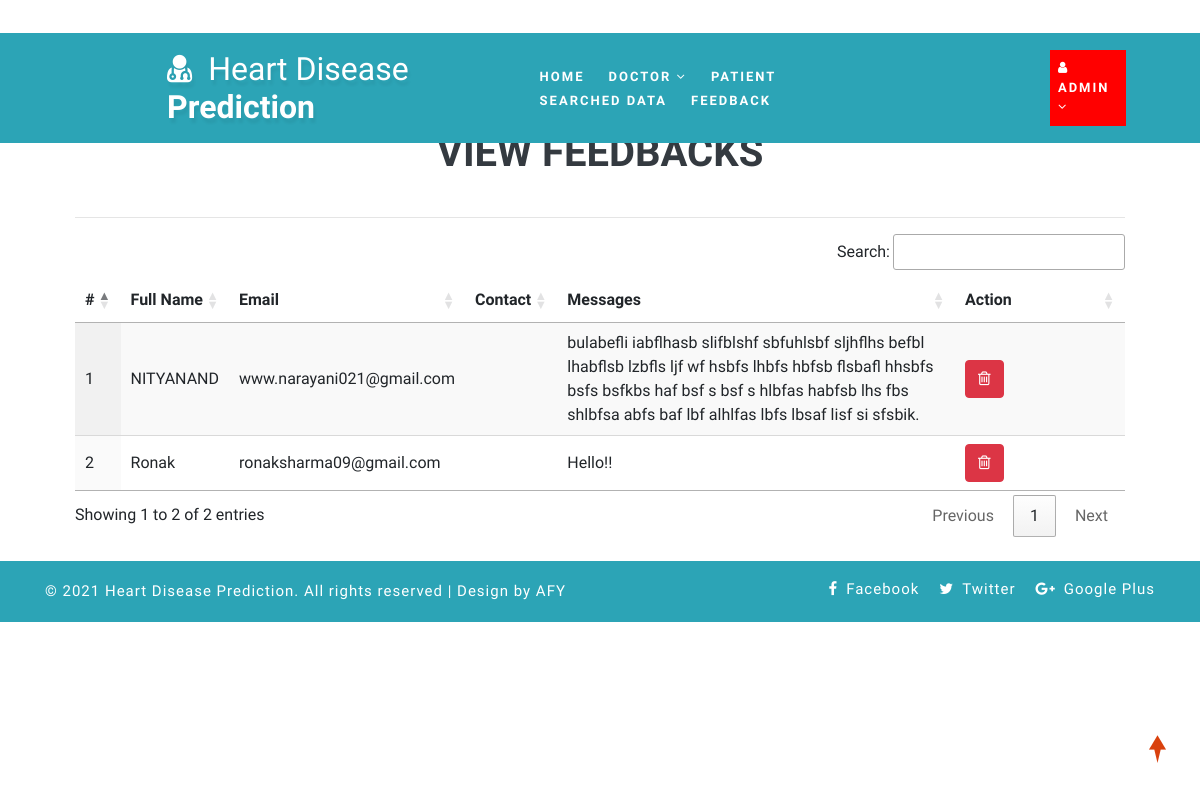
The page /view_feedback (signed in) on the database its author committed.
### health/models.py (models this page shows, shortened)
class Feedback(models.Model):
    user = models.ForeignKey(User, on_delete=models.CASCADE, null=True)
    messages = models.TextField(null=True)
    date = models.DateField(auto_now=True)

### health/views.py (the view)
# urls.py: path('view_feedback', View_Feedback,name="view_feedback"),
@login_required(login_url="login")
def View_Feedback(request):
    dis = Feedback.objects.all()
    d = {'dis':dis}
    return render(request,'view_feedback.html',d)

### health/templates/view_feedback.html
{% extends 'index.html' %}
{% load static %}
{% block body %}
<div class="container-fluid" style="width:90%;margin-top:8%">
                    <div class="container-fluid">
                        <h1 align="center" class="w3ls-title text-uppercase text-dark font-weight-bold">View Feedbacks</h1><br>
                         </div><hr>
                                <table id="example" class="display" style="width:100%">
                                  <thead>
                                    <tr>
                                      <th>#</th>
                                      <th>Full Name</th>
                                      <th>Email</th>
                                      <th>Contact</th>
                                      <th>Messages</th>
                                      <th>Action</th>
                                  </tr>
                              </thead>
                              <tbody>
                              {% for i in dis %}
                                <tr>
                                  <td>{{forloop.counter}}</td>
                                  <td>{{i.user.first_name}} {{i.user.user.last_name}}</td>
                                  <td>{{i.user.email}}</td>
                                  <td>{{i.user.patient_set.all.0.contact}}</td>
                                  <td>{{i.messages}}</td>
                                  <td style="width:150px">
                                      <a href="{% url 'delete_feedback' i.id %}" ><button class="btn btn-danger" onclick="return confirm('Are you sure?')"><i class="fa fa-trash-o"></i></button></a></td>
                              </tr>
                              {% endfor %}
                          </tbody>
                      </table>
                  </div>
{% endblock %}

### health/templates/index.html (shortened to what this page needs)
<!DOCTYPE html>
{% load static %}
<html lang="zxx">
<head>
	<link rel="stylesheet" href="{% static 'css/bootstrap.css' %}">
	<link href="{% static 'css/css_slider.css' %}" type="text/css" rel="stylesheet" media="all">
	<link rel="stylesheet" href="{% static 'css/style.css' %}" type="text/css" media="all" />
	<link href="{% static 'css/font-awesome.min.css' %}" rel="stylesheet">
<link rel='stylesheet' type='text/css' href="https://cdn.datatables.net/1.10.21/css/jquery.dataTables.min.css">
<link rel='stylesheet' type='text/css' href="https://cdn.datatables.net/buttons/1.6.2/css/buttons.dataTables.min.css">
</head>
<body>
	<div id="home" style="margin-bottom:2%">
		<header>
			<div class="top-bar py-3">
				<div class="container">
					<div class="row">
						<div class="col-xl-7 col-lg-6 col-md-4 top-social-agile text-md-right text-center mt-md-0 mt-2">
							<div class="row">
								<div class="col-xl-3 col-lg-4 col-6 top-w3layouts p-md-0 text-right">
								</div>
								<div class="col-xl-3 col-lg-4 col-6 header-w3layouts text-md-right text-left">
								</div>
							</div>
						</div>
					</div>
				</div>
			</div>
		</header>
		<div class="main-top" style="background:rgb(44, 164, 182)">
			<div class="container-fluid">
				<div class="header d-md-flex justify-content-between align-items-center py-3">
					<div id="logo" style="margin-left:13%">
						<h1>
							<a href="index.html">
								<span class="fa fa-user-md mr-2"></span>
								<span class="logo-sp">Heart Disease</span> Prediction
							</a>
						</h1>
					</div>
					{% if request.user.is_staff %}
					<div class="nav_w3ls" style="margin-right:4%">
						<nav>
							<ul class="menu" style="padding:15px;width:100%">
								<li class="mx-lg-4 mx-md-3 my-md-0 my-2"><a href="{% url 'admin_home' %}" >Home</a></li>
								<li>
									<a href="#"> Doctor <span class="fa fa-angle-down" aria-hidden="true"></span></a>
								</li>
								<li class="mx-lg-4 mx-md-3 my-md-0 my-2"><a href="/view_patient">Patient</a></li>
								<li class="mx-lg-4 mx-md-3 my-md-0 my-2">
									<a href="/view_search_pat">Searched Data</a></li>
								<li><a href="/view_feedback">Feedback</a></li>
							</ul>
						</nav>
					</div>
					<div class="nav_w3ls" style="margin-right:3%">
						<nav>
							<ul class="menu">
								<li class="mx-lg-4 mx-md-3 my-md-0 my-2" style="background:red;padding:8px">
									<a href="#"><i class="fa fa-user"></i> {{request.user.username}} <span class="fa fa-angle-down" aria-hidden="true"></span></a>
								</li>
							</ul>
						</nav>
					</div>
					{% endif %}
				</div>
			</div>
		</div>
		{% block body %}
		{% endblock %}
	</div>
	<div class="copy-w3pvt" style="background:rgb(44, 164, 182);color:white">
		<div class="container py-3">
			<div class="row">
				<div class="col-lg-7 w3ls_footer_grid1_left text-lg-left text-center">
					<p style="color:white">&copy; 2021 Heart Disease Prediction. All rights reserved | Design by AFY</a>
					</p>
				</div>
				<div class="col-lg-5 w3ls_footer_grid_left1_pos text-lg-right text-center mt-lg-0 mt-2">
					<ul style="color:white">
						<li>
							<a href="#" style="color:white" class="facebook">
								<span class="fa fa-facebook-f mr-2"></span>Facebook</a>
						</li>
						<li class="mx-3">
							<a href="#" style="color:white" class="twitter">
								<span class="fa fa-twitter mr-2"></span>Twitter</a>
						</li>
						<li>
							<a href="#" style="color:white" class="google">
								<span class="fa fa-google-plus mr-2"></span>Google Plus</a>
						</li>
					</ul>
				</div>
			</div>
		</div>
	</div>
	<a href="#home" style="color:white" class="move-top text-center"></a>
</body>
</html>

### health/static/css/style.css (style rules this page uses)
body { padding: 0; margin: 0; background: #FFF; font-family: 'Quicksand', sans-serif; }
body a, body button { transition: 0.5s all; -webkit-transition: 0.5s all; -moz-transition: 0.5s all; -o-transition: 0.5s all; -ms-transition: 0.5s all; text-decoration: none; }
html { scroll-behavior: smooth; }
h1, h2, h3, h4, h5, h6 { margin: 0; padding: 0; font-family: 'Mukta', sans-serif; }
p { margin: 0; padding: 0; font-size: 15px; letter-spacing: 1px; line-height: 1.9; color: #999; font-family: 'Quicksand', sans-serif; }
ul, ol { margin: 0; padding: 0; }
a.move-top { width: 34px; height: 34px; background: url(../images/move-top.png) no-repeat; display: inline-block; position: fixed; bottom: 4%; right: 2%; z-index: 0; }
#home { position: relative; }
.main-top { position: absolute; z-index: 999; width: 100%; background: rgba(0, 0, 0, 0.4); }
nav { margin: 0; padding: 0; }
#logo a { float: left; display: initial; font-weight: 700; font-size: 32px; color: #fff; text-shadow: 2px 5px 3px rgba(0, 0, 0, 0.06); padding: 0; }
span.logo-sp { font-weight: 100; }
nav:after { content: ""; display: table; clear: both; }
nav ul { float: right; padding: 0; margin: 0; list-style: none; position: relative; }
nav ul li { margin: 0px; display: inline-block; float: left; }
nav a { padding: 0; color: #fff; font-size: 13px; letter-spacing: 2px; font-weight: 700; text-transform: uppercase; display: inline-block; transition: 0.5s all; -webkit-transition: 0.5s all; -moz-transition: 0.5s all; -o-transition: 0.5s all; -ms-transition: 0.5s all; }
li>a:only-child:after { content: ''; }
.w3ls_footer_grid_left1_pos ul li, ul.list-part li { display: inline-block; }
.w3ls_footer_grid_left1_pos ul li a { color: #000; text-decoration: none; letter-spacing: 1px; font-size: 15px; }
.w3ls_footer_grid1_left p { color: #484848; font-weight: 500; }

### rows shown on the page
Feedback: user.first_name "NITYANAND", user.email "www.narayani021@gmail.com", messages "bulabefli iabflhasb slifblshf sbfuhlsbf sljhflhs befbl lhabflsb lzbfls ljf wf hsbfs lhbfs hbfsb flsbafl hhsbfs bsfs bsfkbs haf bsf s bsf s hlbfas habfsb lhs fbs shlbfsa abfs baf lbf alhlfas lbfs lbsaf lisf si sfsbik."
Feedback: user.first_name "Ronak", user.email "ronaksharma09@gmail.com", messages "Hello!!"

### other values the page prints
{{ request.user.username }} "ADMIN"
